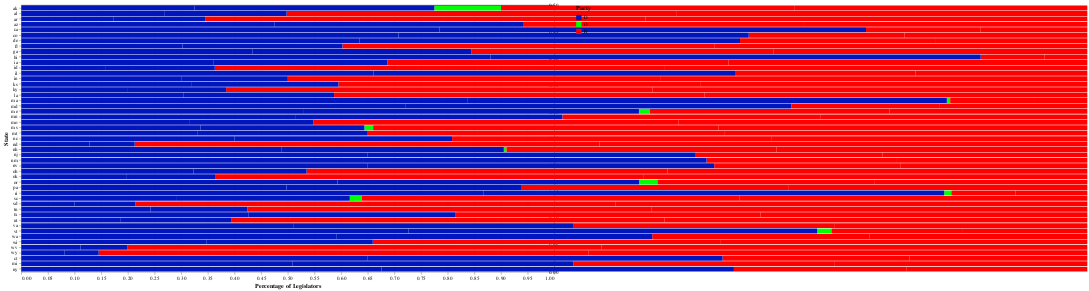

The code cell stored with this chart in its notebook:
### Markdown cell above
**NOTE TO GRADER:**

I wasn't able to figure out how to create two separate charts for each chamber type like in  `imgs/ex2.2.png`. I tried to add facet the chart like instructed in the `combine_elements_w_facet()` function above, but I kept getting an error that said "ValueError: Facet charts require data to be specified at the top level" and I could not figure out how to fix it even with the help of Stackoverflow threads like this one: https://stackoverflow.com/questions/67318821/bar-chart-in-altair-valueerror-faceted-charts-cannot-be-layered

### Code cell
def combine_elements_w_facet(ref_line, bars):
    '''
    Combine stacked bars and 50% line 
    I COULDN'T GET THIS FUNCTION TO WORK
    '''
    chart = (bars + ref_line).properties(
        width=1000,
        height=500
    ).configure_axis(
        labelAngle=0
    ).facet(
        column='type:N'
    ).configure_legend(
        titleFontSize=12,
        labelFontSize=10
    )
    
    return chart.display()

def party_control_by_chamber(df):
    # Group data by state, type, and party_code
    party_counts = group_data(df, ['state', 'type', 'party_code'])
    
    # Calculate totals
    state_chamber_totals = calculate_totals(party_counts, ['state', 'type'])
    
    # Merge dataframes and calculate percentages
    party_percentages = calculate_percentages(party_counts, state_chamber_totals, ['state', 'type'])
    
    # Create bars
    bars = alt.Chart(party_percentages).mark_bar().encode(
        y=alt.Y('state:N', title='State', sort='-x'),
        x=alt.X('percentage:Q', 
                title='Percentage of Legislators',
                scale=alt.Scale(domain=[0, 1])),
        color=alt.Color('party_code:N',
                        scale=alt.Scale(domain=['D', 'O', 'R'],
                                        range=['#0015BC', '#00FF00', '#FF0000']),
                        legend=alt.Legend(title='Party')),
        tooltip=['state', 'type', 'party_code']
    )
    
    # Create 50% line
    line = reference_line()
    
    # Combine elements & return final chart
    return combine_chart_elements(line, bars)

# Display the chart
party_control_by_chamber(clean_party_df())

### Figure 1 — Vega-Lite specification as saved in the notebook (floating-point values rounded to 4 significant figures; data arrays with more than 128 entries replaced by an {"elided": "..."} marker saying what was removed)
{"config": {"view": {"continuousWidth": 300, "continuousHeight": 300}, "axis": {"labelAngle": 0}, "legend": {"labelFontSize": 10, "titleFontSize": 12}}, "layer": [{"data": {"name": "data-a22d7ff5a9c05c26b09243fa96b3c4e2"}, "mark": {"type": "bar"}, "encoding": {"color": {"field": "party_code", "legend": {"title": "Party"}, "scale": {"domain": ["D", "O", "R"], "range": ["#0015BC", "#00FF00", "#FF0000"]}, "type": "nominal"}, "tooltip": [{"field": "state", "type": "nominal"}, {"field": "type", "type": "nominal"}, {"field": "party_code", "type": "nominal"}], "x": {"field": "percentage", "scale": {"domain": [0, 1]}, "title": "Percentage of Legislators", "type": "quantitative"}, "y": {"field": "state", "sort": "-x", "title": "State", "type": "nominal"}}}, {"data": {"name": "data-1af448c8aba196d2335e6a68132ecb68"}, "mark": {"type": "rule", "color": "black"}, "encoding": {"y": {"field": "y", "type": "quantitative"}}}], "height": 500, "width": 1000, "$schema": "https://vega.github.io/schema/vega-lite/v5.8.0.json", "datasets": {"data-a22d7ff5a9c05c26b09243fa96b3c4e2": {"elided": "205 records"}, "data-1af448c8aba196d2335e6a68132ecb68": [{"y": 0.5}]}}
